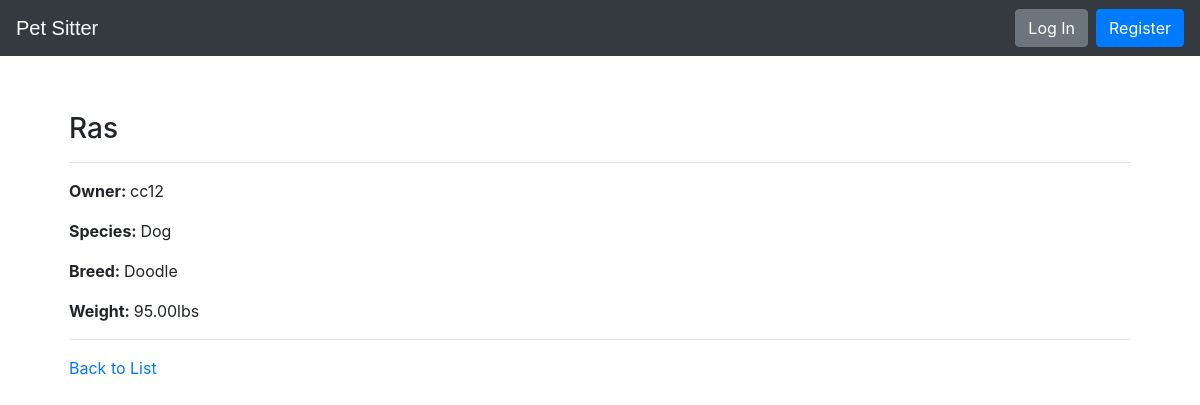
The app's page /pets/4/ with its own data.
### pets/models.py (models this page shows, shortened)
class Pet(models.Model):
    pet_name = models.CharField(max_length=200)
    species = models.CharField(max_length=200)
    breed = models.CharField(max_length=200)
    weight_in_pounds = models.DecimalField(max_digits=5, decimal_places=2)
    owner = models.ForeignKey(User, on_delete=models.CASCADE)
    slug = models.CharField(max_length=200, blank=True, editable=False)

### pets/views.py (the view)
# urls.py: path('pets/<int:pet_id>/', PetDetailView.as_view(), name='pet-detail-page'),
class PetDetailView(DetailView):
    def get(self, req, pet_id):
        return render(req, 'pet/pet_detail.html', {
            'pet': Pet.objects.get(id=pet_id)
        })

### pets/templates/pet/pet_detail.html
{% extends "base.html" %}
{% block content %}
  <div class="row">
    <div class="col m-4">
      <h3>{{ pet.pet_name }}</h3>
      <hr>
      <p>
          <strong>
              Owner:
          </strong>
          {{pet.owner}}
      </p>
      <p>
          <strong>
              Species:
          </strong>
          {{pet.species}}
      </p>
      <p>
          <strong>
              Breed:
          </strong>
          {{pet.breed}}
      </p>
      <p>
          <strong>
              Weight:
          </strong>
          {{pet.weight_in_pounds}}lbs
      </p>
      <hr>
      <a href="{% url 'pets-list-page' %}">Back to List</a>
    </div>
  </div>
{% endblock %}

### records on screen
Pet: pet_name "Ras", owner "cc12", species "Dog", breed "Doodle", weight_in_pounds "95.00"
